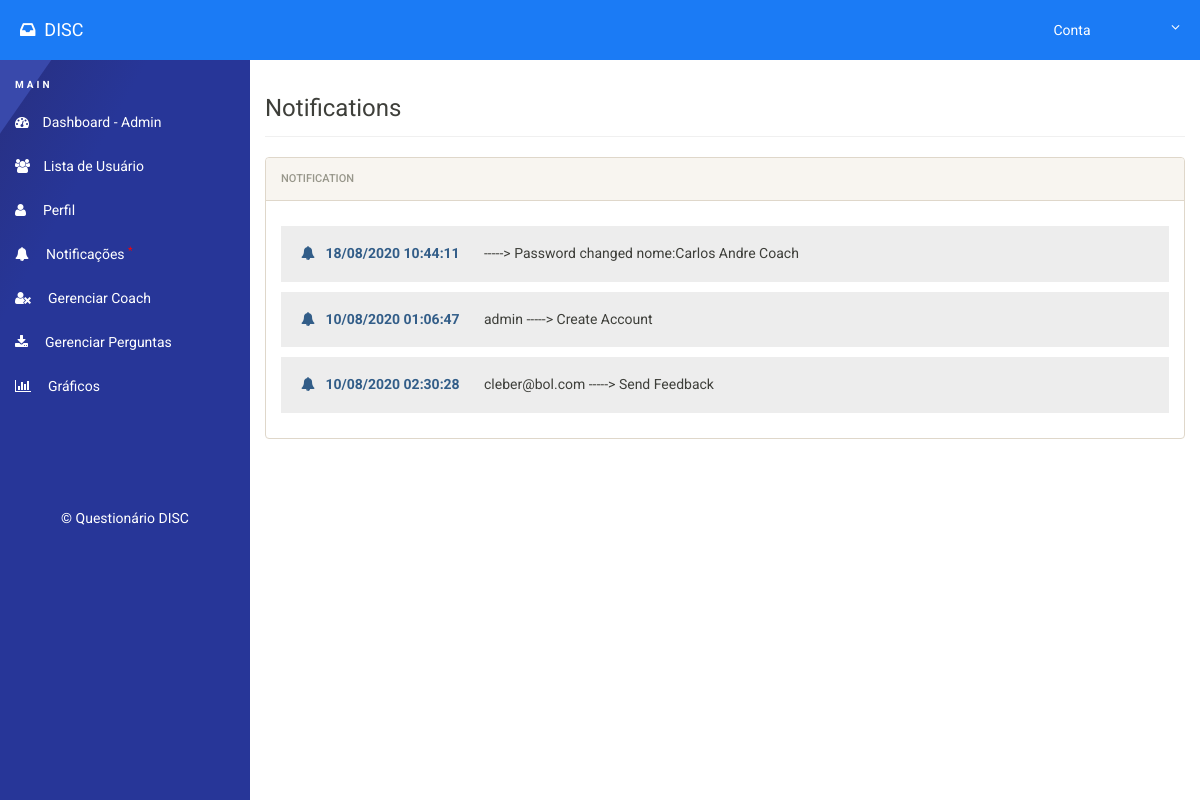
The app's page /admin/notification.php (signed in) with its own data.
### tables this page shows
CREATE TABLE `notification` (
  `id` int(11) NOT NULL AUTO_INCREMENT,
  `notiuser` varchar(50) NOT NULL,
  `notireciver` varchar(50) NOT NULL,
  `notitype` varchar(50) NOT NULL,
  `time` timestamp NOT NULL DEFAULT CURRENT_TIMESTAMP,
  PRIMARY KEY (`id`)
);

### admin/notification.php (the view, shortened to what this page needs)
<?php
include('includes/config.php');
if(strlen($_SESSION['alogin'])==0){
	    $setcoach = isset( $_COOKIE['coach'] );
    $path = ($setcoach) ? '/coach' : 'index';
    if (headers_sent())
        die("<div style='background-image: url(img/resized.jpg);  opacity: 0.8;'>A Sessão Expirou! Por favor, clique neste link para se logar: <a href='{$path}'> Admin</a> </div>");
    else
        exit(header("Location: index"));
}
else{
?>
<!doctype html>
<html lang="en" class="no-js">
<head>
	<link rel="stylesheet" href="css/font-awesome.min.css">
	<link rel="stylesheet" href="css/bootstrap.min.css">
	<link rel="stylesheet" href="css/dataTables.bootstrap.min.css">
	<link rel="stylesheet" href="css/bootstrap-social.css">
	<link rel="stylesheet" href="css/bootstrap-select.css">
	<link rel="stylesheet" href="css/fileinput.min.css">
	<link rel="stylesheet" href="css/awesome-bootstrap-checkbox.css">
	<link rel="stylesheet" href="css/style.css">
</head>
<body>
	<?php include('includes/header.php');?>
	<div class="ts-main-content">
	<?php include('includes/leftbar.php');?>
		<div class="content-wrapper">
			<div class="container-fluid">
				<div class="row">
					<div class="col-md-12">
						<h3 class="page-title">Notifications</h3>
						<div class="row">
							<div class="col-md-12">
								<div class="panel panel-default">
									<div class="panel-heading">Notification</div>
									   <div class="panel-body">
<?php
$sql = "SELECT * from  notification  order by time DESC";
$query = $dbh -> prepare($sql);
$query->execute();
$results=$query->fetchAll(PDO::FETCH_OBJ);
$cnt=1;
if($query->rowCount() > 0)
{
foreach($results as $result)
{				?>
        <h5 style="background:#ededed;padding:20px;">
            <i class="fa fa-bell text-primary"></i>&nbsp;&nbsp;<b class="text-primary">
                <?php echo htmlentities( date('d/m/Y h:i:s',strtotime($result->time)) );?></b> &nbsp;&nbsp;&nbsp;&nbsp;&nbsp;
                <?php echo htmlentities($result->notiuser);?> ----->
                <?php echo htmlentities($result->notitype);?></h5>
                       <?php $cnt=$cnt+1; }} ?>
                                        </div>
                                    </div>
                                </div>
                            </div>
                        </div>
                    </div>
                </div>
            </div>
        </div>
</body>
</html>
<?php } ?>

### admin/css/style.css (style rules this page uses)
html { font-size: 14px; }
@media only screen and (min-width: 480px) { html { font-size: 17px; } }
@media only screen and (min-width: 768px) { html { font-size: 14px; } }
body { font-size: 1em; }
.panel { overflow: hidden; }
.page-title { padding-bottom: 15px; margin-bottom: 20px; border-bottom: 1px solid #f0f0f0; }
.ts-main-content .content-wrapper { padding-top: 15px; margin-top: 60px; }
@media only screen and (min-width: 992px) { .ts-main-content .content-wrapper { margin-left: 250px; } }

### records on screen
notification: time "18/08/2020 10:44:11", notitype "Password changed nome:Carlos Andre Coach"
notification: time "10/08/2020 01:06:47", notiuser "admin", notitype "Create Account"
notification: time "10/08/2020 02:30:28", notiuser "cleber@bol.com", notitype "Send Feedback"
